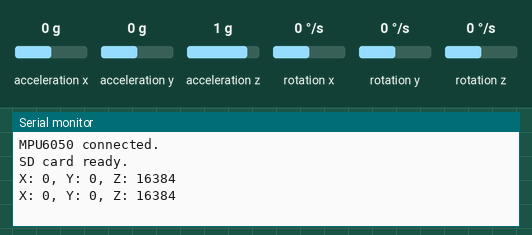
Bench run of a sketch on a simulated Arduino Nano, built with avr-gcc and run on an emulated ATmega328P. Shown: the last lines printed to the serial monitor. The test bench sets the inputs (shaded band); at power-on: acceleration x 0 g, acceleration y 0 g, acceleration z 1 g, rotation x 0 °/s, rotation y 0 °/s, rotation z 0 °/s. Storage starts empty.

Above: at 1.8 s.
1.9 s: acceleration x set to -1.4 g
At 2.9 s:
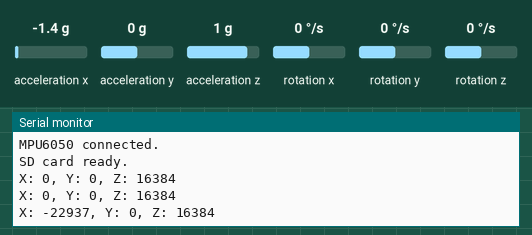
3.4 s: acceleration y set to -1.4 g
At 4.6 s:
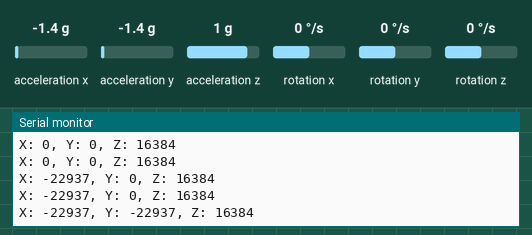
4.9 s: acceleration z set to -1.4 g
At 5.9 s:
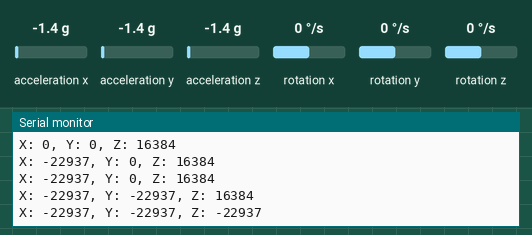

Measured:
- after the input at 1.9 s, the serial monitor: prints a new line after 0.16 s (image 1)
- after the input at 3.4 s, the serial monitor: prints a new line after 0.69 s (image 2)
- after the input at 4.9 s, the serial monitor: prints a new line after 0.21 s (image 3)

The sketch:

sd_logger.ino
```cpp
/*
 * sd_logger.ino
 * WSO Galacticos - Onboard Data Logger
 *
 * Reads X/Y/Z acceleration from MPU-6050 via I2C and logs
 * raw values to data.txt on a micro SD card (SPI, CS = pin 10).
 * Data is also mirrored to the Serial monitor at 9600 baud.
 *
 * Hardware:
 *   - Arduino Nano
 *   - MPU-6050 (I2C: SDA = A4, SCL = A5)
 *   - Micro SD card module (SPI: CS = pin 10)
 *
 * Known limitation:
 *   The file is opened and closed on every loop iteration to
 *   prevent data loss on unexpected power-off. This reduces
 *   write throughput. A production version would buffer writes
 *   and close on apogee detection or hardware interrupt.
 */

#include <Wire.h>
#include <MPU6050.h>
#include <SD.h>
#include <SPI.h>

MPU6050 mpu;
File dataFile;

const int CS_PIN = 10;
const int SAMPLE_INTERVAL_MS = 1000;

void setup() {
  Serial.begin(9600);
  Wire.begin();

  mpu.initialize();
  if (!mpu.testConnection()) {
    Serial.println("MPU6050 connection failed. Halting.");
    while(1);
  }
  Serial.println("MPU6050 connected.");

  if (!SD.begin(CS_PIN)) {
    Serial.println("SD initialization failed. Halting.");
    while(1);
  }
  Serial.println("SD card ready.");
}

void loop() {
  int16_t ax, ay, az;
  mpu.getAcceleration(&ax, &ay, &az);

  dataFile = SD.open("data.txt", FILE_WRITE);
  if (dataFile) {
    dataFile.print("X: "); dataFile.print(ax);
    dataFile.print(", Y: "); dataFile.print(ay);
    dataFile.print(", Z: "); dataFile.println(az);
    dataFile.close();
  } else {
    Serial.println("Error opening data.txt");
  }

  Serial.print("X: "); Serial.print(ax);
  Serial.print(", Y: "); Serial.print(ay);
  Serial.print(", Z: "); Serial.println(az);

  delay(SAMPLE_INTERVAL_MS);
}
```
